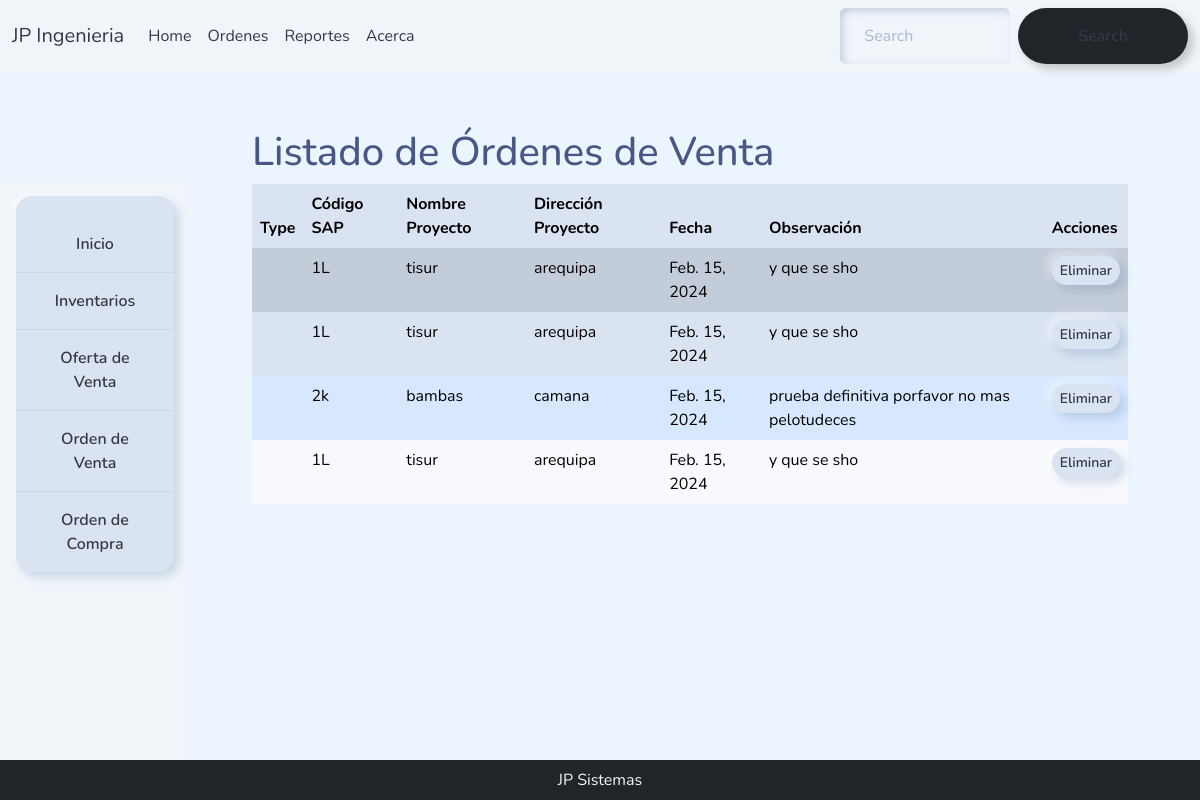
The page /odventa/ on the database its author committed.
### home/models.py (models this page shows, shortened)
class OrdenDeVenta(models.Model):
    codigo_sap = models.CharField(max_length=50, null=True)
    nombre_proyecto = models.CharField(max_length=100, null=True)
    direccion_proyecto = models.CharField(max_length=255, null=True)
    fecha = models.DateField(null=True)
    observacion = models.TextField(null=True)

### home/views.py (the view)
# urls.py: path("odventa/", views.odventa, name="odventa"),
def odventa(request):
    ordenes_de_venta = OrdenDeVenta.objects.all()
    return render(request, "odventa.html", {"ordenes_de_venta": ordenes_de_venta})

### home/templates/odventa.html (shortened to what this page needs)
{% extends 'base.html' %}
{% block content %}
    <h1>Listado de Órdenes de Venta</h1>
    <table class="table table-hover">
        <thead>
            <tr>
                <th scope="col">Type</th>
                <th scope="col">Código SAP</th>
                <th scope="col">Nombre Proyecto</th>
                <th scope="col">Dirección Proyecto</th>
                <th scope="col">Fecha</th>
                <th scope="col">Observación</th>
                <th scope="col">Acciones</th>
            </tr>
        </thead>
        <tbody>
            {% for orden_de_venta in ordenes_de_venta %}
                <tr class="{% cycle 'table-active' '' 'table-primary' 'table-secondary' 'table-success' 'table-danger' 'table-warning' 'table-info' 'table-light' 'table-dark' %}">
                    <th scope="row">{{ cycle_types.cycle }}</th>
                    <td>{{ orden_de_venta.codigo_sap }}</td>
                    <td>{{ orden_de_venta.nombre_proyecto }}</td>
                    <td>{{ orden_de_venta.direccion_proyecto }}</td>
                    <td>{{ orden_de_venta.fecha }}</td>
                    <td>{{ orden_de_venta.observacion }}</td>
                    <td>
                        <form action="{% url 'borrar_orden' orden_de_venta.id %}" method="post">
                            <button type="submit" class="btn btn-danger btn-sm">Eliminar</button>
                        </form>
                    </td>
                </tr>
            {% endfor %}
        </tbody>
    </table>
{% endblock %}

### home/templates/base.html (style rules this page uses)
body { background-color: #ecf5fe; color: #343a40; }
.btn { width: 100%; margin-bottom: 10px; }
.btn, .card-header, .card-subtitle, .form-control, .navbar-brand, .nav-link, .dropdown-item, .btn-secondary, .text-muted { color: #343a40 !important; }

### rows shown on the page
OrdenDeVenta: codigo_sap "1L", nombre_proyecto "tisur", direccion_proyecto "arequipa", fecha "Feb. 15, 2024", observacion "y que se sho"
OrdenDeVenta: codigo_sap "1L", nombre_proyecto "tisur", direccion_proyecto "arequipa", fecha "Feb. 15, 2024", observacion "y que se sho"
OrdenDeVenta: codigo_sap "2k", nombre_proyecto "bambas", direccion_proyecto "camana", fecha "Feb. 15, 2024", observacion "prueba definitiva porfavor no mas pelotudeces"
OrdenDeVenta: codigo_sap "1L", nombre_proyecto "tisur", direccion_proyecto "arequipa", fecha "Feb. 15, 2024", observacion "y que se sho"
